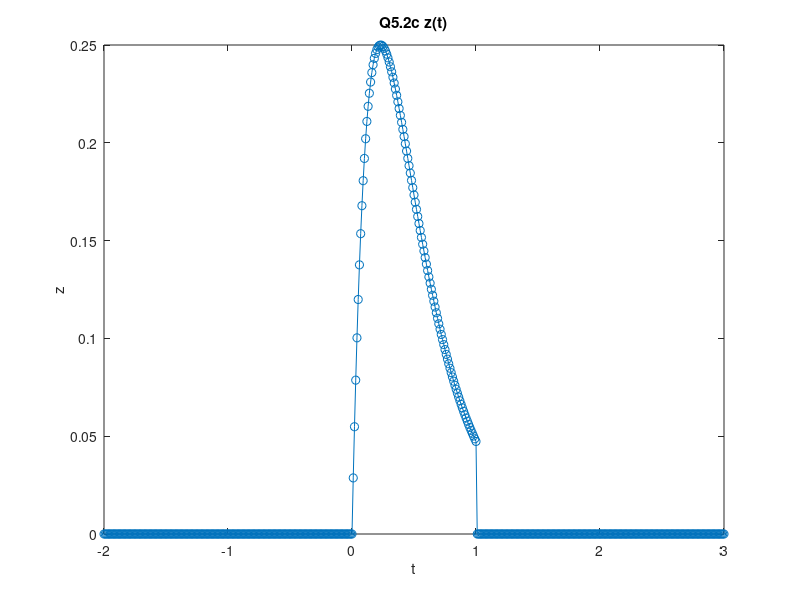

Reproduce this figure in MATLAB.
clear all; %initialize
close all;
clc;

Ts = 0.01; %sample time
t = [-2:Ts:3]; %t goes from -2s to 3s by steps of .01s
w = (t>=0) & (t<=1); %bounding step functions;
y1 = (exp(-3*t) - exp(-6*t)); %function statement
z = y1.*w; %z = function * u(t)

figure %generate figure
plot(t,z,'o-'); %plot function
xlabel('t'); %x axis label for z(t)
ylabel('z'); %y axis label for z(t)
title('Q5.2c z(t)'); %title for plot